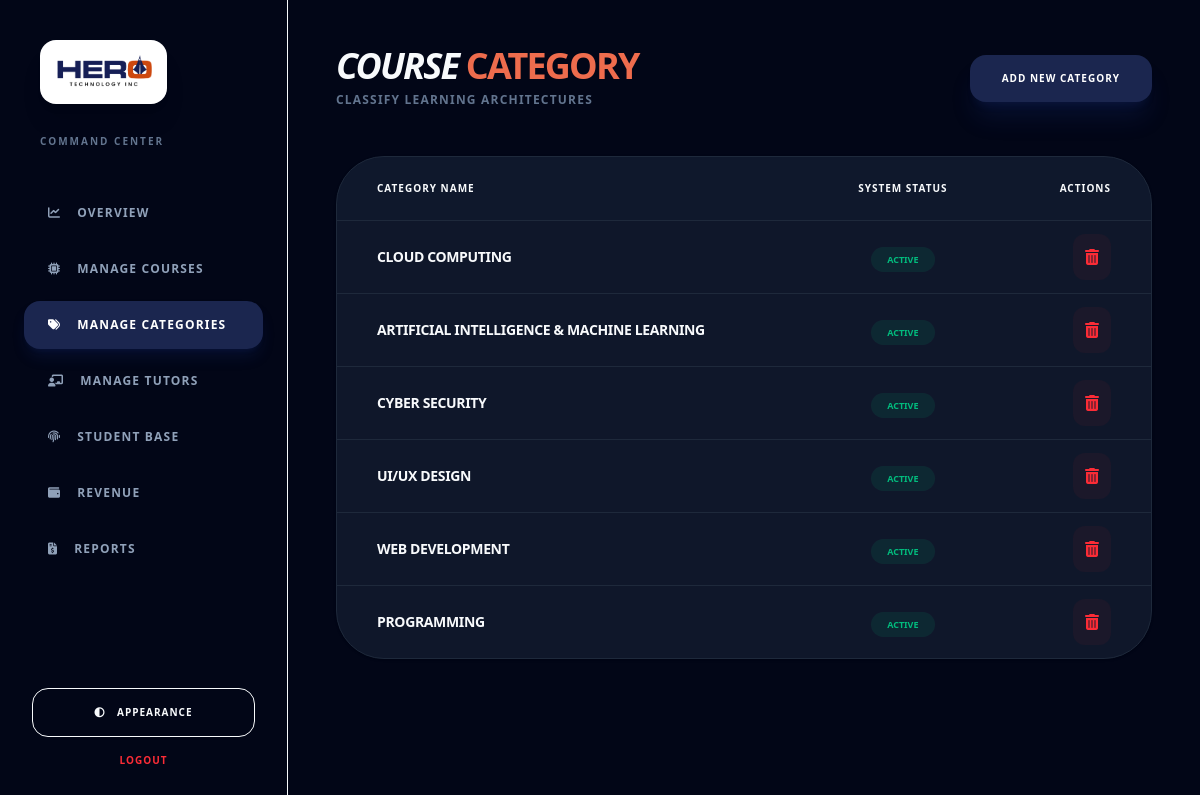
/backpanel/manage-categories.php (signed in), run on the app's committed database.
### tables this page shows
CREATE TABLE `course_category` (
  `category_id` int(11) NOT NULL,
  `category_name` varchar(100) NOT NULL,
  `status` enum('active','inactive') DEFAULT 'active'
);

### backpanel/manage-categories.php (the view, shortened to what this page needs)
<?php
require '../config.php';
$query = "SELECT * FROM course_category ORDER BY category_id DESC";
$result = mysqli_query($conn, $query);
?>
<!DOCTYPE html>
<html lang="en" class="dark">
<head>
    <script src="https://cdn.jsdelivr.net/npm/@tailwindcss/browser@4"></script>
    <link href="https://cdnjs.cloudflare.com/ajax/libs/font-awesome/6.5.2/css/all.min.css" rel="stylesheet"/>
</head>
<body class="bg-[var(--app-bg)] text-[var(--text-main)] antialiased min-h-screen flex overflow-hidden">
    <?php include 'sidebar.php'; ?>
    <main class="flex-1 h-screen overflow-y-auto p-6 lg:p-12">
        <header class="flex justify-between items-center mb-12">
            <div>
                <h1 class="text-4xl font-black tracking-tighter uppercase italic leading-none">Course <span class="text-hero-orange not-italic">Category</span></h1>
                <p class="text-slate-500 text-xs font-bold uppercase tracking-widest mt-2">Classify learning architectures</p>
            </div>
            <a href="add-category.php" class="bg-hero-blue text-white px-8 py-4 rounded-2xl font-black uppercase text-[10px] tracking-widest shadow-xl shadow-blue-900/20 hover:bg-hero-orange transition-all">
                Add New Category
            </a>
        </header>
        <div class="bg-[var(--card-bg)] rounded-[3rem] border border-[var(--border-color)] shadow-sm overflow-hidden">
            <table class="w-full text-left">
                <thead class="bg-hero-blue/5 border-b border-[var(--border-color)]">
                    <tr>
                        <th class="px-10 py-6 text-[10px] font-black uppercase tracking-widest">Category Name</th>
                        <th class="px-10 py-6 text-[10px] font-black uppercase tracking-widest text-center">System Status</th>
                        <th class="px-10 py-6 text-[10px] font-black uppercase tracking-widest text-right">Actions</th>
                    </tr>
                </thead>
                <tbody class="divide-y divide-[var(--border-color)]">
                    <?php while($row = mysqli_fetch_assoc($result)): ?>
                    <tr class="hover:bg-hero-orange/[0.02] transition-colors">
                        <td class="px-10 py-6 font-black uppercase text-sm tracking-tight"><?= htmlspecialchars($row['category_name']) ?></td>
                        <td class="px-10 py-6 text-center">
                            <span class="px-4 py-1.5 bg-emerald-500/10 text-emerald-500 text-[9px] font-black rounded-full uppercase"><?= $row['status'] ?></span>
                        </td>
                        <td class="px-10 py-6 text-right">
                            <a href="?delete=<?= $row['category_id'] ?>" onclick="return confirm('Delete this category?')" class="p-3 bg-red-500/5 rounded-xl text-red-500 hover:bg-red-500 hover:text-white transition-all">
                                <i class="fas fa-trash-alt"></i>
                            </a>
                        </td>
                    </tr>
                    <?php endwhile; ?>
                </tbody>
            </table>
        </div>
    </main>
</body>
</html>

### backpanel/manage-categories.php (style rules this page uses)
:root { --app-bg: #F8FAFC; --card-bg: #FFFFFF; --text-main: #1B264F; --border-color: #E2E8F0; }
.dark { --app-bg: #020617; --card-bg: #0F172A; --text-main: #F8FAFC; --border-color: #1E293B; }

### data on the page
course_category: category_name "CLOUD COMPUTING", status "ACTIVE"
course_category: category_name "ARTIFICIAL INTELLIGENCE & MACHINE LEARNING", status "ACTIVE"
course_category: category_name "CYBER SECURITY", status "ACTIVE"
course_category: category_name "UI/UX DESIGN", status "ACTIVE"
course_category: category_name "WEB DEVELOPMENT", status "ACTIVE"
course_category: category_name "PROGRAMMING", status "ACTIVE"
